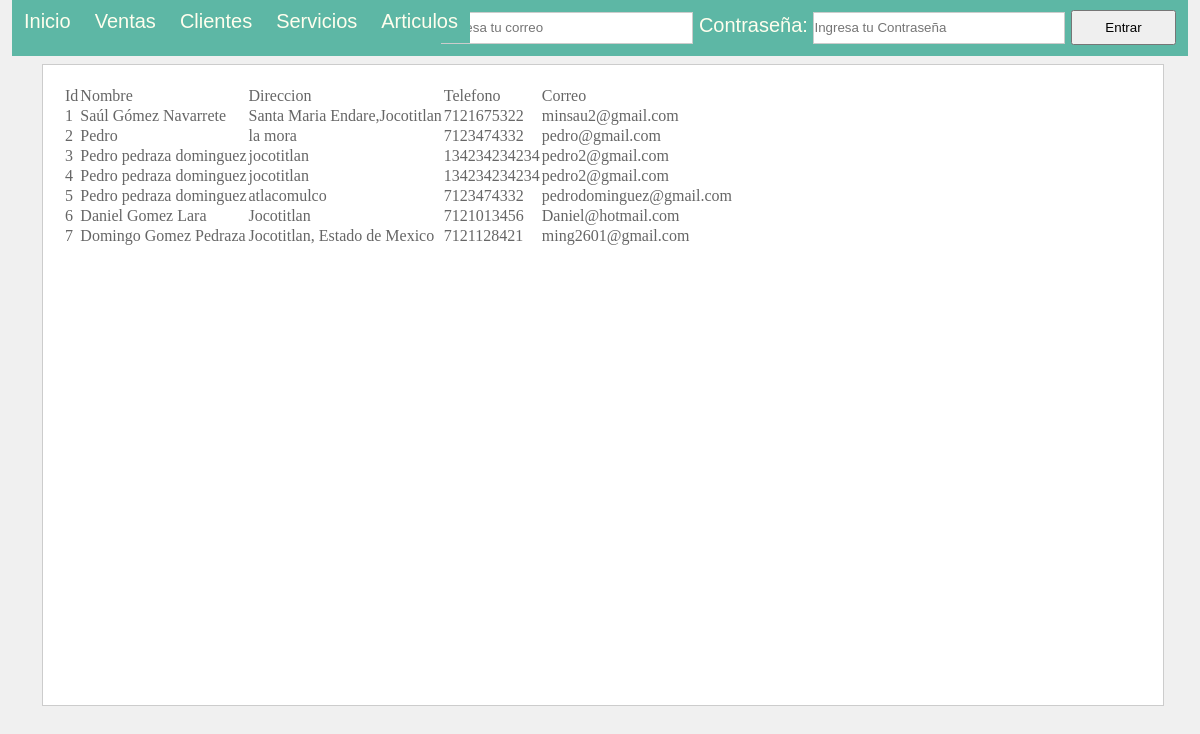
The page /clientes.php on the database its author committed.
### tables this page shows
CREATE TABLE `Persona` (
  `idPersona` int(11) NOT NULL AUTO_INCREMENT,
  `nombresPersona` varchar(45) DEFAULT NULL,
  `aPaterno` varchar(45) DEFAULT NULL,
  `aMaterno` varchar(45) DEFAULT NULL,
  `direccion` varchar(45) DEFAULT NULL,
  `telefono` varchar(45) DEFAULT NULL,
  `correo` varchar(45) DEFAULT NULL,
  PRIMARY KEY (`idPersona`)
);

### clientes.php (the view, shortened to what this page needs)
<?php
require_once("includes/header.php");
$sql = "SELECT * FROM Persona";
$res = mysql_query($sql,$conexion) or die(mysql_error());
?>
<!DOCTYPE html>
<html>
<head>
	<link rel="stylesheet" type="text/css" href="includes/style.css">
</head>
<body>
	<div class="container">
		<table border="0">
			<tr>
				<td>Id</td>
				<td>Nombre</td>
				<td>Direccion</td>
				<td>Telefono</td>
				<td>Correo</td>
			</tr>
			<?php
			while($reg = mysql_fetch_array($res)){
			?>
			<tr>
				<td><?php echo $reg['idPersona']; ?></td>
				<td><?php echo $reg['nombresPersona']." ".$reg['aPaterno']." ".$reg['aMaterno']; ?></td>
				<td><?php echo $reg['direccion']; ?></td>
				<td><?php echo $reg['telefono']; ?></td>
				<td><?php echo $reg['correo']; ?></td>
			</tr>
			<?php
			}
			?>
		</table>
	</div>
</body>
</html>

### includes/header.php (shortened to what this page needs)
<!DOCTYPE html>
<html>
<head>
	<link rel="stylesheet" type="text/css" href="includes/styleHeader.css">
	<link rel="stylesheet" type="text/css" href="includes/styleForms.css">
	<link rel="stylesheet" type="text/css" href="includes/style.css">
</head>
<body>
<div id="header">
		<ul class="nav">
			<li><a href="index.php">Inicio</a></li>
			<li><a href="Ventas_index.php">Ventas</a>
			</li>
			<li><a href="verClientes.php">Clientes</a>
			</li>
			<li><a href="servicios.php">Servicios</a>
			</li>
			<li><a href="articulos.php">Articulos</a>
			</li>
		</ul>
		<?php
		if(!isset($_SESSION['empleado'])){
		?>
		<div id="formLogin">
		<form action="logueo.php" method="post" >
		Correo: <input type="email" name="email" placeholder="Ingresa tu correo" required>
		Contraseña: <input type="password" name="pass" placeholder="Ingresa tu Contraseña">
		<input type="submit" name="" value="Entrar">
		</form>
		</div>
		<?php
		}
		?>
	</div>
</body>
</html>

### includes/styleHeader.css (style rules this page uses)
.nav { font-family: sans-serif; font-size: 20px; float: left; position: absolute; }
#header { background-color: #5db7a5; position: fixed; left: 1%; top: 0; width: 98%; height: 6%; min-width: 98%; min-height: 7%; margin: 0px; padding-top: 0px; z-index: 100; }
.nav > li { float: left; }
.nav li a { background:#5db7a5; color: #FFFEEE; display: block; padding: 10px 12px; }

### includes/styleForms.css (style rules this page uses)
#formLogin { font-family: sans-serif; font-size: 20px; float: right; padding: 10px 12px; color: #FFFEEE; }
#formLogin input[type=email], input[type=password] { border:1px solid #CCCCCC; width: 250px; height: 30px; }
#form-NuevoCliente input[type=email], input[type=password], input[type=text] { border:1px solid #CCCCCC; width: 250px; height: 30px; }
input[type=submit] { width: 80px; height: 30px; }
input[type=email], input[type=password], input[type=text] { border:1px solid #CCCCCC; width: 250px; height: 30px; }

### includes/style.css (style rules this page uses)
* { list-style: none; text-decoration: none; margin: 0; padding: 0; }
body { color: #666; background-color: #F0F0F0; z-index: -1; }
.container { top: 8%; width: 90%; min-width: 90%; min-height: 600px; left: 3.5%; padding: 20px; background-color: #FFF; border: solid 1px #CCC; position: absolute; }
#venta button, input[type=submit] { width:105px; height: 35px; }

### rows shown on the page
persona: idPersona "1", nombresPersona "Saúl", aPaterno "Gómez", aMaterno "Navarrete", direccion "Santa Maria Endare,Jocotitlan", telefono "7121675322", correo "minsau2@gmail.com"
persona: idPersona "2", aMaterno "Pedro", direccion "la mora", telefono "7123474332", correo "pedro@gmail.com"
persona: idPersona "3", nombresPersona "Pedro", aPaterno "pedraza", aMaterno "dominguez", direccion "jocotitlan", telefono "134234234234", correo "pedro2@gmail.com"
persona: idPersona "4", nombresPersona "Pedro", aPaterno "pedraza", aMaterno "dominguez", direccion "jocotitlan", telefono "134234234234", correo "pedro2@gmail.com"
persona: idPersona "5", nombresPersona "Pedro", aPaterno "pedraza", aMaterno "dominguez", direccion "atlacomulco", telefono "7123474332", correo "pedrodominguez@gmail.com"
persona: idPersona "6", nombresPersona "Daniel", aPaterno "Gomez", aMaterno "Lara", direccion "Jocotitlan", telefono "7121013456", correo "Daniel@hotmail.com"
persona: idPersona "7", nombresPersona "Domingo", aPaterno "Gomez", aMaterno "Pedraza", direccion "Jocotitlan, Estado de Mexico", telefono "7121128421", correo "ming2601@gmail.com"
